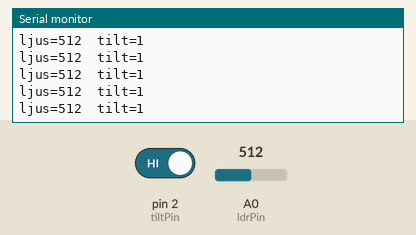
Recording of a sketch running on a simulated Arduino Uno, built with avr-gcc and run on an emulated ATmega328P. Parts: the last lines printed to the serial monitor. The test bench sets the inputs (shaded band); at power-on: A0 (ldrPin) = 512, pin 2 (tiltPin) HIGH.

Above: at 1.2 s.
1.3 s: A0 (ldrPin) set to 716
At 1.31 s:
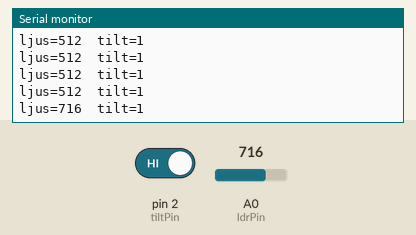
2.8 s: pin 2 (tiltPin) driven LOW
At 2.82 s:
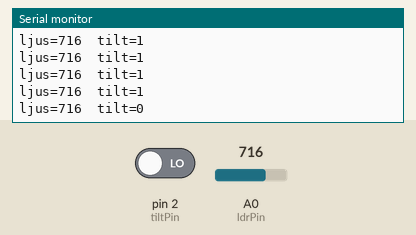
4.3 s: A0 (ldrPin) set to 900
At 4.32 s:
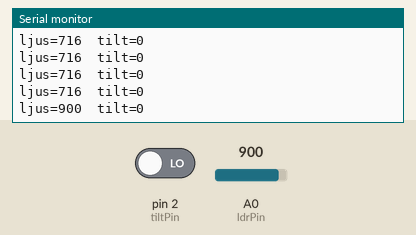
5.8 s: pin 2 (tiltPin) driven HIGH
At 5.83 s:
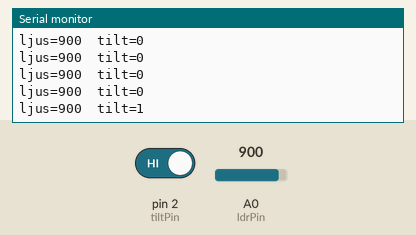
Timing chart, 0 to 8.3 s (numbered marks = the images above; inputs shaded):
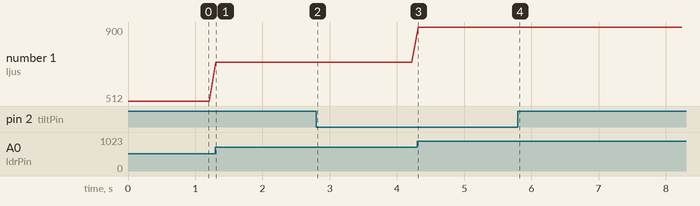

Measured:
- after the input at 1.3 s, the serial monitor: prints a new line at once (image 1)
- after the input at 2.8 s, the serial monitor: prints a new line at once (image 2)
- after the input at 4.3 s, the serial monitor: prints a new line at once (image 3)
- after the input at 5.8 s, the serial monitor: prints a new line at once (image 4)
- plotted number 1: 512 → 716 after the input at 1.3 s, 716 → 900 after the input at 4.3 s

The sketch:

tilt-photocell.ino
```cpp
// Tilt + fotocell tillsammans — Arduino-kursen, Träff 4
// Skriver båda sensorerna till Serial Monitor på samma rad.
// Hårdvara: fotocell-spänningsdelare på A0 (se photocell-read.ino).
//           tilt-sensor: ena benet → D2, andra → GND (INPUT_PULLUP).

const int ldrPin  = A0;
const int tiltPin = 2;

void setup() {
  Serial.begin(9600);
  pinMode(tiltPin, INPUT_PULLUP);
}

void loop() {
  int ljus = analogRead(ldrPin);
  int tilt = digitalRead(tiltPin);   // HIGH = upprätt, LOW = lutad
  Serial.print("ljus=");
  Serial.print(ljus);
  Serial.print("  tilt=");
  Serial.println(tilt);
  delay(100);
}
```
